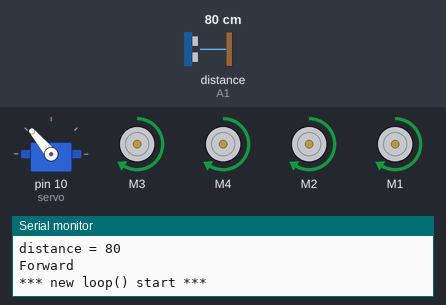
This sketch was run on a simulated Arduino Uno, built with avr-gcc and run on an emulated ATmega328P. Parts: servo, 4 × DC motor (green arrow = forward, orange = backward, longer = faster), the last lines printed to the serial monitor. Wiring (inferred from the names in the program): ultrasonic range finder: trigger A0; echo A1. Inputs (shaded band) come from the test bench; at power-on: distance to the obstacle (sensor on A1) 80 cm. The echo pulse lasts 58.3 µs per cm.

Above: at 1.2 s.
1.3 s: distance to the obstacle (sensor on A1) set to 19 cm
2.9 s: distance to the obstacle (sensor on A1) set to 15 cm
At 3.24 s:
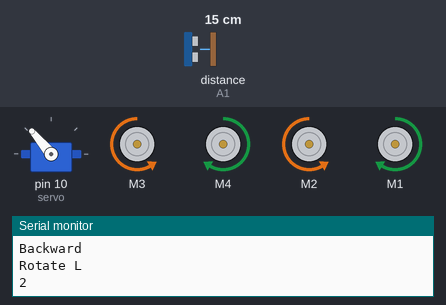
At 3.62 s:
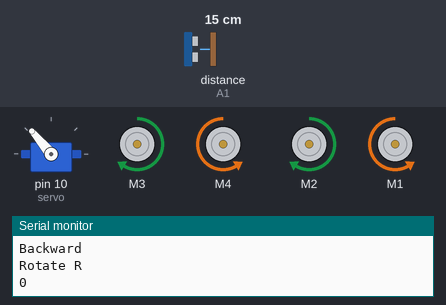
Timing chart, 0 to 11.9 s (numbered marks = the images above; inputs shaded):
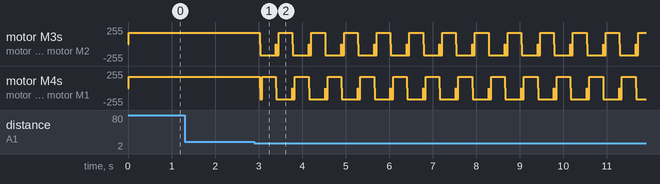

The sketch:

car-1.0.ino
```cpp
#include <AFMotor.h>     // подключаем библиотеку для шилда
#include "Servo.h" //Подключение библиотеки управления сервоприводом

int trigPin = A0;
int echoPin = A1;


long duration;
int distance; //переменная для вычисления расстояния
Servo servo; //создаем объект типа Servo

AF_DCMotor motorFrontLeft(3);  //  передний левый
AF_DCMotor motorFrontRight(4); //  передний правый
AF_DCMotor motorRearLeft(2);   //  задний левый
AF_DCMotor motorRearRight(1);  //  задний правый

byte SPEED_CURRENT = 0; // текущая скорость моторов

const byte MOTOR_ROTATE_RIGHT = 0;  // вправо резкий разворот на месте (все левые колеса крутятся вперед, все правые - назад)
const byte MOTOR_TURN_RIGHT   = 1;  // вправо плавный поворот
const byte MOTOR_ROTATE_LEFT  = 2;  // влево резкий разворот на месте
const byte MOTOR_TURN_LEFT    = 3;  // влево плавный поворот
const byte MOTOR_TURN_BACK_RIGHT = 4; // поворот вправо задним ходом
const byte MOTOR_TURN_BACK_LEFT  = 5; // поворот влево задним ходом
const byte MOTOR_TURN_RIGHT_SLOW   = 6;
const byte MOTOR_TURN_LEFT_SLOW   = 7;
const byte RADAR_TURN_RIGHT = 0;
const byte RADAR_TURN_LEFT = 1;
byte MOTOR_PREV_DIRECTION; // предыдущее выполненное направление движения
byte RADAR_PREV_DIRECTION; // предыдущее выполненное направление движения радара

const int DELAY_RUN    = 2;
const int DELAY_RUN_BACK = 50;
const int DELAY_ROTATE = 300;
const int DELAY_TURN   = 500;
const int DELAY_TURN_BACK = 500;
const int DELAY_TURN_SLOW = 100;

const int DST_TRH_SLOW_TURN = 45;
const int DST_TRH_TURN = 30;
const int DST_TRH_BACK = 15;

byte debug = 2;
void setup() {
servo.attach(10);
//устанавливает режим работы портов на ардуино
  // - выход
  pinMode(trigPin, OUTPUT);
  // - вход
  pinMode(echoPin, INPUT);

    motorInit();

    radar_default();

  Serial.begin(9600); // подключаем монитор порта
}

void loop() {
    if (debug  > 3) {
    delay(1000);
  }
  if (debug  > 1) {
    Serial.println("\n*** new loop() start ***\n");
  }
  // сравнить измеренные расстояния до препятствий
  // и определить направления движения
  // замер расстояния
  distance = measureDistance();
  if (debug > 1)  {
    Serial.print("distance = "); Serial.println(distance);
  }
  if ( distance >= DST_TRH_SLOW_TURN)   {
    motorRunForward();
  }
  if (distance < DST_TRH_SLOW_TURN && distance > DST_TRH_TURN){
    if (debug > 1) {
      Serial.println("ALARM! Distance not very small!!!");
    }

    if (MOTOR_TURN_LEFT_SLOW == MOTOR_PREV_DIRECTION) {
      motorTurnRightSlow();
    } else if (MOTOR_TURN_RIGHT_SLOW == MOTOR_PREV_DIRECTION) {
      motorTurnLeftSlow();
    }
  }

    if ( distance > DST_TRH_BACK && distance <=DST_TRH_TURN ) {
      if (debug > 1) {
        Serial.println("ALARM! Distance small!!!");
      }

      if (MOTOR_TURN_LEFT == MOTOR_PREV_DIRECTION) {
      motorTurnRight();
    } else if (MOTOR_TURN_RIGHT == MOTOR_PREV_DIRECTION) {
      motorTurnLeft();
    }
  }
  // препятствие так близко что надо ехать назад ?
  if ( distance <= DST_TRH_BACK ) {
    if (debug > 1) {
      Serial.println("ALARM! Distance too small!!!");
    }
    // стоп
    motorStop();
    // отъезжаем назад
    motorRunBack();
    // проверяем куда поворачивали ранее
    // ранее уже поворачивали задним ходом влево?
    if (MOTOR_ROTATE_LEFT == MOTOR_PREV_DIRECTION) {
      motorRotateRight();
    } else if (MOTOR_ROTATE_RIGHT == MOTOR_PREV_DIRECTION) {
      motorRotateLeft();
    }
  }
}


void motorInit()  {
  if (debug > 1) {
    Serial.println("motor Init");
  }
  // turn on motor
  motorSetSpeed(170); // скорость мотора 0--255, реально меньше 100 не работает
  motorStop();
  }

// движение вперед по прямой
void motorRunForward()  {
  if (debug > 1) {
    Serial.println("Forward");
  }
  motorFrontLeft.run(FORWARD);
  motorFrontRight.run(FORWARD);
  motorRearLeft.run(FORWARD);
  motorRearRight.run(FORWARD);
  delay(DELAY_RUN);
  }

// движение назад по прямой
void motorRunBack()  {
  if (debug > 1) {
    Serial.println("Backward");
  }
  motorFrontLeft.run(BACKWARD);
  motorFrontRight.run(BACKWARD);
  motorRearLeft.run(BACKWARD);
  motorRearRight.run(BACKWARD);
  delay(DELAY_RUN_BACK);
  }

// правый разворот на месте
void motorRotateRight()  {
  MOTOR_PREV_DIRECTION = MOTOR_ROTATE_RIGHT;
  if (debug > 1) {
    Serial.println("Rotate R");
    Serial.println(MOTOR_PREV_DIRECTION);
  }
  motorFrontLeft.run(FORWARD);
  motorFrontRight.run(BACKWARD);
  motorRearLeft.run(FORWARD);
  motorRearRight.run(BACKWARD);
  delay(DELAY_ROTATE);
  }

// правый плавный поворот (при движении вперед)
void motorTurnRight()  {
  MOTOR_PREV_DIRECTION = MOTOR_TURN_RIGHT;
  if (debug > 1) {
    Serial.println("Turn R");
  }
  motorFrontLeft.run(FORWARD);
  motorFrontRight.run(RELEASE);
  motorRearLeft.run(FORWARD);
  motorRearRight.run(RELEASE);
  delay(DELAY_TURN);
  }
void motorTurnRightSlow() {
  MOTOR_PREV_DIRECTION = MOTOR_TURN_RIGHT_SLOW;
  if (debug > 1) {
    Serial.println("Turn R");
  }
  motorFrontLeft.run(FORWARD);
  motorFrontRight.run(RELEASE);
  motorRearLeft.run(FORWARD);
  motorRearRight.run(RELEASE);
  delay(DELAY_TURN_SLOW);
  }
// правый плавный поворот (при движении назад)
void motorTurnBackRight()  {
  MOTOR_PREV_DIRECTION = MOTOR_TURN_BACK_RIGHT;
  if (debug > 1) {
    Serial.println("Turn Back R");
  }
  motorFrontLeft.run(BACKWARD);
  motorFrontRight.run(RELEASE);
  motorRearLeft.run(BACKWARD);
  motorRearRight.run(RELEASE);
  delay(DELAY_TURN_BACK);
  }

// левый разворот на месте
void motorRotateLeft()  {
  MOTOR_PREV_DIRECTION = MOTOR_ROTATE_LEFT;
  if (debug > 1) {
    Serial.println("Rotate L");
    Serial.println(MOTOR_PREV_DIRECTION);
  }
  motorFrontLeft.run(BACKWARD);
  motorFrontRight.run(FORWARD);
  motorRearLeft.run(BACKWARD);
  motorRearRight.run(FORWARD);
  delay(DELAY_ROTATE);
  }

// левый плавный поворот (при движении вперед)
void motorTurnLeft()  {
  MOTOR_PREV_DIRECTION = MOTOR_TURN_LEFT;
  if (debug > 1) {
    Serial.println("Turn L SLOW");
  }
  motorFrontLeft.run(RELEASE);
  motorFrontRight.run(FORWARD);
  motorRearLeft.run(RELEASE);
  motorRearRight.run(FORWARD);
  delay(DELAY_TURN);
  }

void motorTurnLeftSlow() {
  MOTOR_PREV_DIRECTION = MOTOR_TURN_LEFT_SLOW;
  if (debug > 1) {
    Serial.println("Turn L SLOW");
  }
  motorFrontLeft.run(FORWARD);
  motorFrontRight.run(RELEASE);
  motorRearLeft.run(FORWARD);
  motorRearRight.run(RELEASE);
  delay(DELAY_TURN_SLOW);
  }
// левый плавный поворот (при движении назад)
void motorTurnBackLeft()  {
  MOTOR_PREV_DIRECTION = MOTOR_TURN_BACK_LEFT;
  if (debug > 1){
    Serial.println("Turn Back L");
  }
  motorFrontLeft.run(RELEASE);
  motorFrontRight.run(BACKWARD);
  motorRearLeft.run(RELEASE);
  motorRearRight.run(BACKWARD);
  delay(DELAY_TURN_BACK);
  }

// стоп резко
void motorStop()  {
  if (debug > 1) {
    Serial.println("Stop");
  }
  motorFrontLeft.run(RELEASE);
  motorFrontRight.run(RELEASE);
  motorRearLeft.run(RELEASE);
  motorRearRight.run(RELEASE);
  }

// стоп плавно
void motorStopSlow()  {
  if (debug > 1) {
    Serial.println("Stop slow");
  }
  int speed;
  int diff = SPEED_CURRENT / 3; // сбрасываем скорость в 3 приема
  for (speed = SPEED_CURRENT; speed <= 0; speed -= diff) {
    motorSetSpeed(speed);
    delay(150);
  }
  motorStop(); // тормозим еще раз на всякий случай
}

// разгон плавно
void motorRunSlow()  {
  if (debug > 1) {
    Serial.println("Run slow");
  }
  int speed;
  int diff = (255 - SPEED_CURRENT) / 3; // набираем скорость в 3 приема
  for (speed = SPEED_CURRENT; speed > 255; speed += diff) {
    motorSetSpeed(speed);
    delay(150);
  }
  motorSetSpeed(255); // устанавливаем максималку еще раз на всякий случай
}

// установить скорость 0--255
void motorSetSpeed(int speed)  {
  // скорость мотора 0--255
  if (speed > 255)
    speed = 255;
  if (speed < 0)
    speed = 0;
  if (debug > 1) {
    Serial.print("Motor set Speed = ");
    Serial.println(speed);
  }
  motorFrontLeft.setSpeed(speed);
  motorFrontRight.setSpeed(speed);
  motorRearLeft.setSpeed(speed);
  motorRearRight.setSpeed(speed);
  // запоминаем текущую скорость
  SPEED_CURRENT = speed;
  }

int radar()
{
  if (RADAR_TURN_RIGHT == RADAR_PREV_DIRECTION) {
  for (int pos = 70; pos <= 130; pos += 1)
  {
    servo.write(pos);
    Serial.print(" ");
    distance = measureDistance();
    if (debug > 1) {
      Serial.print("Radar Distance = "); Serial.print(distance); Serial.print("\n");
    }
    delay(25);
    if (distance > DST_TRH_TURN) {
          if (MOTOR_TURN_BACK_RIGHT == MOTOR_PREV_DIRECTION) {
            motorRotateLeft();
            } else {
              motorRotateRight();
              }
      radar_default();
      RADAR_PREV_DIRECTION = RADAR_TURN_LEFT;
      return RADAR_PREV_DIRECTION;
    }
  }
  } else {

    for (int pos = 190; pos >= 130; pos -= 1)
    {
    servo.write(pos);
    Serial.print(" ");
    distance = measureDistance();
    if (debug > 1) {
      Serial.print("Radar Distance = "); Serial.print(distance); Serial.print("\n");
    }
    delay(25);
      if (distance > DST_TRH_TURN) {
            if (MOTOR_TURN_BACK_LEFT == MOTOR_PREV_DIRECTION) {
              motorRotateRight();
              } else {
                motorRotateLeft();
                }
        radar_default();
        RADAR_PREV_DIRECTION = RADAR_TURN_LEFT;
        return RADAR_PREV_DIRECTION;
    }
  }
  }

}


int radar_default() {
    servo.write(130);
    Serial.print(" ");
    distance = measureDistance();
    if (debug > 1) {
      Serial.print("Radar Distance = "); Serial.print(distance); Serial.print("\n");
    }
}

int measureDistance()
{
  long duration, cm;
   // для большей точности установим значение LOW на пине Trig
  digitalWrite(trigPin, LOW);
  delayMicroseconds(2);
  // Теперь установим высокий уровень на пине Trig
  digitalWrite(trigPin, HIGH);
  // Ждем 10 милисекунд
  delayMicroseconds(10);
  digitalWrite(trigPin, LOW);
   // Узнаем длительность высокого сигнала на пине Echo
  duration = pulseIn(echoPin, HIGH);
  //вычисляем расстояние до объекта
  cm = duration / 58;
  return cm;
}
```

Measured:
- the behaviour switches between 17 and 16 cm on distance to the obstacle (sensor on A1) (found by bisection; images 0 and 1)
